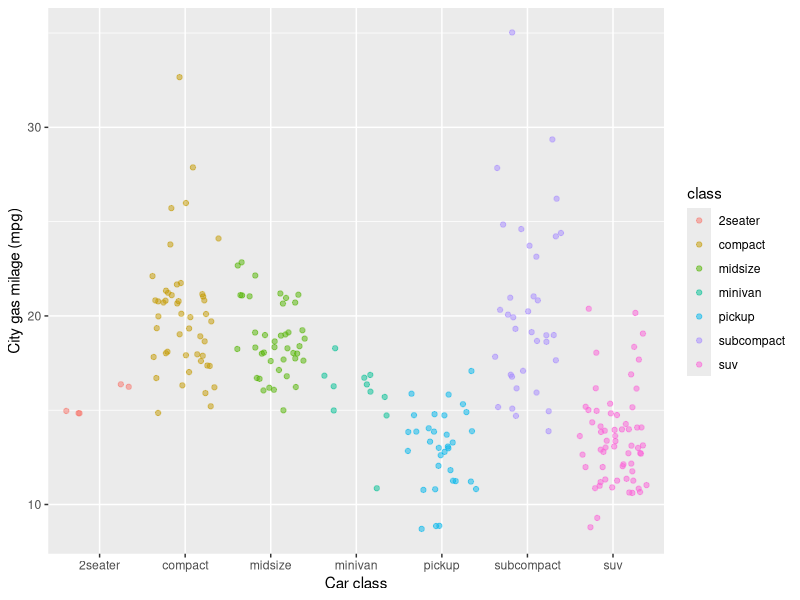

Source code (R):
## ---- chunk 1
knitr::opts_chunk$set(echo = TRUE)
library(tidyverse)
## ---- chunk 2
ggplot(data = mpg, aes(x = class, y = cty)) +
	geom_jitter(aes(color = class), alpha = 0.5) +
  labs(x = "Car class", y = "City gas milage (mpg)")
